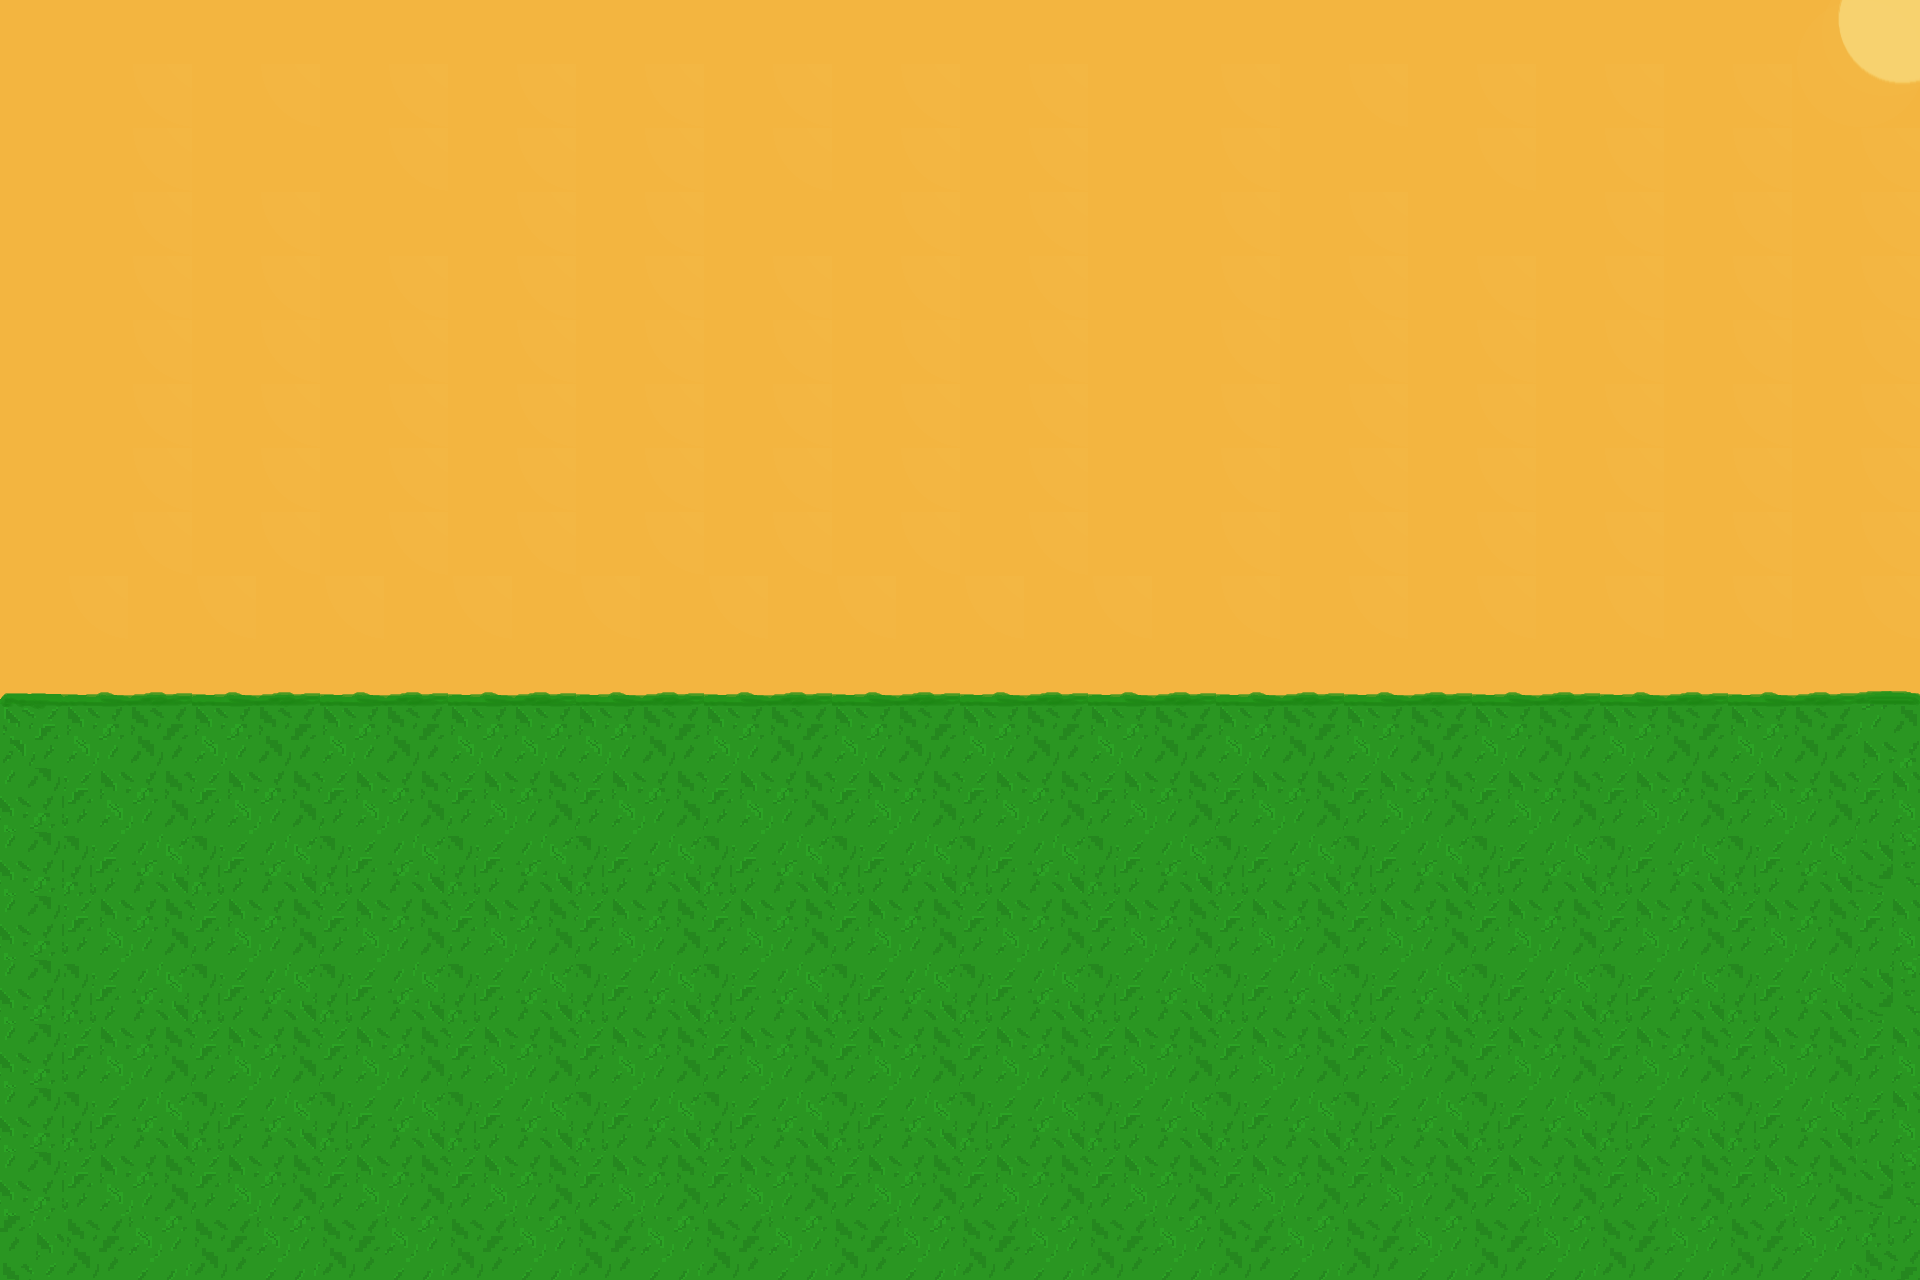

This game map was drawn from its Tiled (.tmx) file and the tilesets committed beside it. A one-line description and the full map source follow:
An orthogonal 30x20 tile map with 64x64 px tiles, 1 tile layer (Tile Layer 1) and 1 object (Player_Spawn).

<map version="1.10" tiledversion="1.10.2" orientation="orthogonal" renderorder="right-down" width="30" height="20" tilewidth="64" tileheight="64" infinite="0" nextlayerid="3" nextobjectid="2">
 <tileset firstgid="1" source="leveltileset.tsx" />
 <layer id="1" name="Tile Layer 1" width="30" height="20">
  <data encoding="csv">
1,2,2,2,2,2,2,2,2,2,2,2,2,2,2,2,2,2,2,2,2,2,2,2,2,2,2,2,3,4,
5,6,7,6,7,6,7,6,7,6,7,6,7,6,7,6,7,6,6,7,6,7,6,7,6,7,6,7,7,8,
5,6,7,6,6,6,7,6,7,6,7,6,7,6,7,6,7,6,6,7,6,6,6,7,6,7,6,7,6,7,
5,6,7,6,7,6,6,6,7,6,7,6,6,6,7,6,7,6,6,7,6,7,6,6,6,7,6,7,6,7,
5,6,7,6,7,6,7,6,7,6,7,6,7,6,7,6,7,6,6,7,6,7,6,7,6,7,6,7,6,7,
5,6,7,6,7,6,7,6,7,6,7,6,7,6,7,6,7,6,6,7,6,7,6,7,6,7,6,7,6,7,
5,6,7,6,7,6,7,6,7,6,7,6,7,6,7,6,7,6,6,7,6,7,6,7,6,7,6,7,6,7,
5,6,7,6,7,6,7,6,7,6,7,6,7,6,7,6,7,6,6,7,6,7,6,7,6,7,6,7,6,7,
5,6,7,6,7,6,7,6,7,6,7,6,7,6,7,6,7,6,6,7,6,7,6,7,6,7,6,7,6,7,
5,7,6,7,6,7,6,7,6,7,6,7,6,7,6,7,6,7,6,7,6,7,6,7,6,7,6,7,6,7,
9,10,11,10,11,10,11,10,11,10,11,10,11,10,11,10,11,10,11,10,11,10,11,10,11,10,11,10,11,12,
13,14,15,14,15,14,15,14,14,14,15,14,15,14,15,14,15,14,15,14,15,14,15,14,15,14,15,14,15,16,
17,18,19,18,19,18,19,18,19,18,19,18,19,18,19,18,19,18,19,18,19,18,19,18,19,18,19,18,19,20,
17,22,23,22,23,22,23,22,23,22,23,22,23,22,23,22,23,22,23,22,23,22,23,22,23,22,23,22,23,24,
17,18,19,18,19,18,19,18,19,18,19,18,19,18,19,18,19,18,19,18,19,18,19,18,19,18,19,18,19,20,
17,22,23,22,23,22,23,22,23,22,23,22,23,22,23,22,23,22,23,22,23,22,23,22,23,22,23,22,23,24,
17,18,19,18,19,18,19,18,19,18,19,18,19,18,19,18,19,18,19,18,19,18,19,18,19,18,19,18,19,20,
17,22,23,22,23,22,23,22,23,22,23,22,23,22,23,22,23,22,23,22,23,22,23,22,23,22,23,22,23,20,
17,18,19,18,19,18,19,18,19,18,19,18,19,18,19,18,19,18,19,18,19,18,19,18,19,18,19,18,19,24,
25,26,27,26,27,26,27,26,27,26,27,26,27,26,27,26,27,26,27,26,27,26,27,26,27,26,27,26,27,28
</data>
 </layer>
 <objectgroup id="2" name="Spawn_Point">
  <object id="1" name="Player_Spawn" type="Player_Spawn" x="832" y="1024" width="64" height="128" />
 </objectgroup>
</map>
